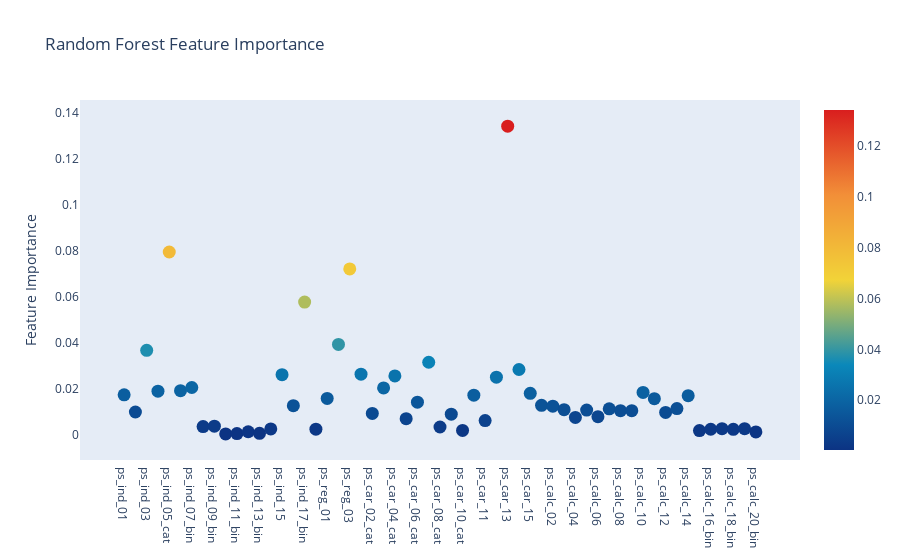

Notebook code cell kept with this figure:
### Markdown cell above
### Plot.ly Scatter Plot of feautre importances

### Code cell
trace = go.Scatter(y = rf.feature_importances_,
                   x = features, 
                   mode = 'markers',
                  marker = dict(sizemode = 'diameter', sizeref = 1, size = 13, color = rf.feature_importances_, colorscale = 'Portland', showscale = True),
                  text = features)
data = [trace]

layout = go.Layout(autosize = True,
                  title = 'Random Forest Feature Importance',
                  hovermode = 'closest',
                  xaxis = dict(ticklen = 5, showgrid = False, zeroline = False, showline = False),
                  yaxis = dict(title = 'Feature Importance', showgrid = False, zeroline = False, ticklen = 5, gridwidth = 2),
                  showlegend = False)

fig = go.Figure(data = data, layout = layout)
py.iplot(fig, filename = 'scatter2010')

### Figure 1 — Plotly figure (JSON) as saved in the notebook; plotly's stock layout.template omitted (floating-point values rounded to 4 significant figures)
{"data": [{"marker": {"color": [0.01741, 0.009918, 0.03677, 0.01898, 0.07953, 0.01918, 0.02058, 0.003581, 0.003738, 0.0004087, 0.0005535, 0.001344, 0.0006506, 0.002568, 0.02618, 0.01268, 0.05773, 0.002469, 0.01581, 0.0393, 0.07217, 0.02638, 0.009318, 0.02041, 0.02564, 0.00701, 0.01422, 0.03157, 0.0034, 0.008997, 0.001929, 0.01722, 0.006215, 0.02508, 0.1343, 0.0284, 0.01803, 0.01284, 0.01244, 0.01094, 0.007558, 0.01078, 0.007875, 0.01131, 0.01049, 0.01048, 0.01842, 0.0157, 0.00972, 0.01143, 0.01703, 0.001853, 0.002417, 0.002692, 0.002403, 0.00267, 0.001267], "colorscale": [[0, "rgb(12,51,131)"], [0.25, "rgb(10,136,186)"], [0.5, "rgb(242,211,56)"], [0.75, "rgb(242,143,56)"], [1, "rgb(217,30,30)"]], "showscale": true, "size": 13, "sizemode": "diameter", "sizeref": 1}, "mode": "markers", "text": ["ps_ind_01", "ps_ind_02_cat", "ps_ind_03", "ps_ind_04_cat", "ps_ind_05_cat", "ps_ind_06_bin", "ps_ind_07_bin", "ps_ind_08_bin", "ps_ind_09_bin", "ps_ind_10_bin", "ps_ind_11_bin", "ps_ind_12_bin", "ps_ind_13_bin", "ps_ind_14", "ps_ind_15", "ps_ind_16_bin", "ps_ind_17_bin", "ps_ind_18_bin", "ps_reg_01", "ps_reg_02", "ps_reg_03", "ps_car_01_cat", "ps_car_02_cat", "ps_car_03_cat", "ps_car_04_cat", "ps_car_05_cat", "ps_car_06_cat", "ps_car_07_cat", "ps_car_08_cat", "ps_car_09_cat", "ps_car_10_cat", "ps_car_11_cat", "ps_car_11", "ps_car_12", "ps_car_13", "ps_car_14", "ps_car_15", "ps_calc_01", "ps_calc_02", "ps_calc_03", "ps_calc_04", "ps_calc_05", "ps_calc_06", "ps_calc_07", "ps_calc_08", "ps_calc_09", "ps_calc_10", "ps_calc_11", "ps_calc_12", "ps_calc_13", "ps_calc_14", "ps_calc_15_bin", "ps_calc_16_bin", "ps_calc_17_bin", "ps_calc_18_bin", "ps_calc_19_bin", "ps_calc_20_bin"], "type": "scatter", "x": ["ps_ind_01", "ps_ind_02_cat", "ps_ind_03", "ps_ind_04_cat", "ps_ind_05_cat", "ps_ind_06_bin", "ps_ind_07_bin", "ps_ind_08_bin", "ps_ind_09_bin", "ps_ind_10_bin", "ps_ind_11_bin", "ps_ind_12_bin", "ps_ind_13_bin", "ps_ind_14", "ps_ind_15", "ps_ind_16_bin", "ps_ind_17_bin", "ps_ind_18_bin", "ps_reg_01", "ps_reg_02", "ps_reg_03", "ps_car_01_cat", "ps_car_02_cat", "ps_car_03_cat", "ps_car_04_cat", "ps_car_05_cat", "ps_car_06_cat", "ps_car_07_cat", "ps_car_08_cat", "ps_car_09_cat", "ps_car_10_cat", "ps_car_11_cat", "ps_car_11", "ps_car_12", "ps_car_13", "ps_car_14", "ps_car_15", "ps_calc_01", "ps_calc_02", "ps_calc_03", "ps_calc_04", "ps_calc_05", "ps_calc_06", "ps_calc_07", "ps_calc_08", "ps_calc_09", "ps_calc_10", "ps_calc_11", "ps_calc_12", "ps_calc_13", "ps_calc_14", "ps_calc_15_bin", "ps_calc_16_bin", "ps_calc_17_bin", "ps_calc_18_bin", "ps_calc_19_bin", "ps_calc_20_bin"], "y": [0.01741, 0.009918, 0.03677, 0.01898, 0.07953, 0.01918, 0.02058, 0.003581, 0.003738, 0.0004087, 0.0005535, 0.001344, 0.0006506, 0.002568, 0.02618, 0.01268, 0.05773, 0.002469, 0.01581, 0.0393, 0.07217, 0.02638, 0.009318, 0.02041, 0.02564, 0.00701, 0.01422, 0.03157, 0.0034, 0.008997, 0.001929, 0.01722, 0.006215, 0.02508, 0.1343, 0.0284, 0.01803, 0.01284, 0.01244, 0.01094, 0.007558, 0.01078, 0.007875, 0.01131, 0.01049, 0.01048, 0.01842, 0.0157, 0.00972, 0.01143, 0.01703, 0.001853, 0.002417, 0.002692, 0.002403, 0.00267, 0.001267]}], "layout": {"autosize": true, "hovermode": "closest", "showlegend": false, "title": {"text": "Random Forest Feature Importance"}, "xaxis": {"showgrid": false, "showline": false, "ticklen": 5, "zeroline": false}, "yaxis": {"gridwidth": 2, "showgrid": false, "ticklen": 5, "title": {"text": "Feature Importance"}, "zeroline": false}}}
